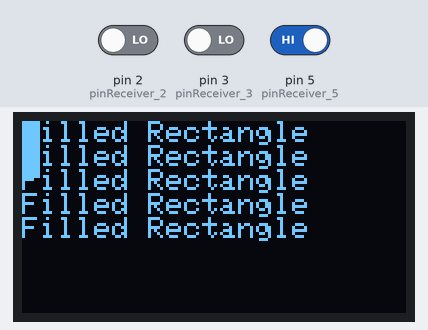
The sketch below on a simulated Arduino Uno, built with avr-gcc and run on an emulated ATmega328P. Parts: 128×64 one-colour display. The test bench sets the inputs (shaded band); at power-on: pin 2 (pinReceiver_2) LOW, pin 5 (pinReceiver_5) HIGH, pin 3 (pinReceiver_3) LOW. What the sketch prints to the serial monitor is not drawn.

Above: at 1.2 s.
1.3 s: pin 2 (pinReceiver_2) driven HIGH
At 1.51 s:
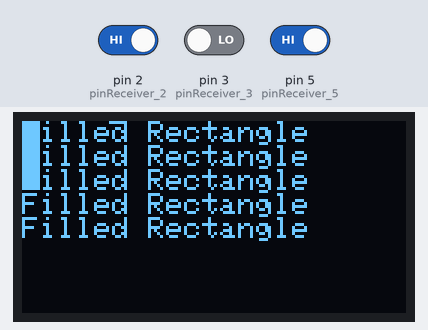
3.0 s: pin 5 (pinReceiver_5) driven LOW
At 3.2 s:
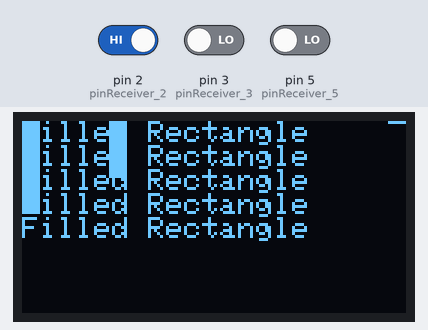
4.6 s: pin 3 (pinReceiver_3) driven HIGH
At 4.94 s:
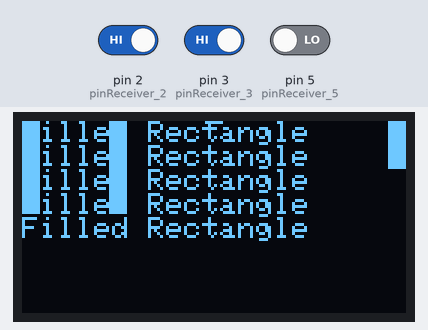
6.3 s: pin 3 (pinReceiver_3) driven LOW
At 7.5 s:
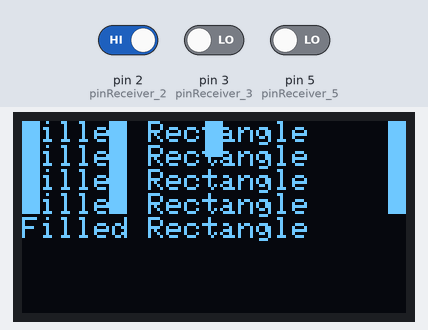
8.1 s: pin 3 (pinReceiver_3) driven HIGH
At 12.0 s:
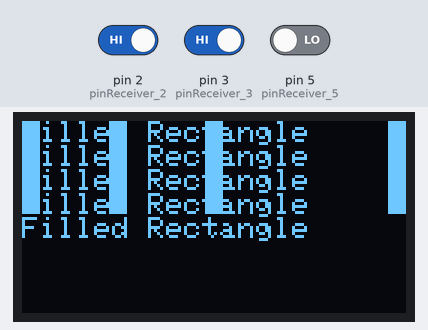

The sketch:

test_rig_1.ino
```cpp
#include <Adafruit_SSD1306.h>

Adafruit_SSD1306 display(4);


const int pinReceiver_1 = 1; //digital pins where each of the reviever plugs into on the arduino
const int pinReceiver_2 = 2;
const int pinReceiver_3 = 3;
const int pinReceiver_4 = 4;
const int pinReceiver_5 = 5;
int a=0;    //defining the count for each of the counters to define the height of each column
int b=0;
int c=0;
int d=0;
int e=0;

void setup() {
    display.begin(SSD1306_SWITCHCAPVCC, 0x3C); //defining the display !!!Make sure the arduino has the adafruit library installed otherwise this won't work!!!
    pinMode(pinReceiver_1, INPUT);
    pinMode(pinReceiver_2, INPUT);
    pinMode(pinReceiver_3, INPUT);
    pinMode(pinReceiver_4, INPUT);
    pinMode(pinReceiver_5, INPUT);// set the reciever pin to input mode
    Serial.begin(9600); // Setup serial connection for print out to console


    display.clearDisplay();
    display.display();

}

void loop() {

    //note that this display is 128 pixels by 32
  int value_1 = digitalRead(pinReceiver_1); //reading the digital values from each reciever
  int value_2 = digitalRead(pinReceiver_2);
  int value_3 = digitalRead(pinReceiver_3);
  int value_4 = digitalRead(pinReceiver_4);
  int value_5 = digitalRead(pinReceiver_5);


  display.setCursor(0,0);
  display.println("Filled Rectangle");


  //fillRect(x_cord of starting point, y_cord of starting point, width of rect, height of rect, color)
  display.fillRect(0, 0, 6, a, WHITE);

  display.println("Filled Rectangle");
  display.fillRect(29, 0, 6, b, WHITE);

  display.println("Filled Rectangle");
  display.fillRect(61, 0, 6, c, WHITE);

  display.println("Filled Rectangle");
  display.fillRect(90, 0, 6, d, WHITE);

  display.println("Filled Rectangle");
  display.fillRect(122, 0, 6, e, WHITE);

  //printing each column with a height x

  display.display();


  Serial.print("Has a marble been detected?:   ");

  if  (value_1 == 0){ //working out whether a marble has been detected 0 break in the signal - print to console
    Serial.println( " Marble detected pin 1 " );
    a++; //increasing the height by 1
    if (a==32) { //reseting once we reach the limit of the screen
      a=0;
    }

  }

  if  (value_2 == 1){
    Serial.println( " Marble detected pin 2  " );
    b++;
    delay(30);

    if (b==32) {
      b=0;
    }

  }

  if  (value_3 == 1){
    Serial.println( " Marble detected pin 3  " );
    c++;
    delay(40);
    if (c==32) {
      c=0;
    }

  }

  if  (value_4 == 1){
    Serial.println( " Marble detected pin 4  " );
    d++;
    delay(20);

    if (d==32) {
      d=0;
    }

  }

  if  (value_5 == 0){
    Serial.println( " Marble detected pin 5  " );
    e++;
    if (e==32) {
      e=0;
    }

  }
  delay(10); //delaying every 0.3s to avoid mal detection
}
```

Measured:
- after the input at 8.1 s, the display: first changes after 0.24 s (image 5 shows a later state)
